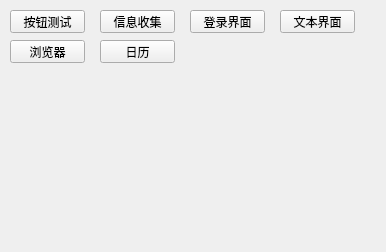
<?xml version="1.0" encoding="UTF-8"?>
<ui version="4.0">
 <class>Widget</class>
 <widget class="QWidget" name="Widget">
  <property name="geometry">
   <rect>
    <x>0</x>
    <y>0</y>
    <width>386</width>
    <height>252</height>
   </rect>
  </property>
  <property name="windowTitle">
   <string>Widget</string>
  </property>
  <widget class="QPushButton" name="monutButton">
   <property name="geometry">
    <rect>
     <x>190</x>
     <y>10</y>
     <width>75</width>
     <height>23</height>
    </rect>
   </property>
   <property name="text">
    <string>登录界面</string>
   </property>
  </widget>
  <widget class="QPushButton" name="textButton">
   <property name="geometry">
    <rect>
     <x>280</x>
     <y>10</y>
     <width>75</width>
     <height>23</height>
    </rect>
   </property>
   <property name="text">
    <string>文本界面</string>
   </property>
  </widget>
  <widget class="QPushButton" name="OpenHtml">
   <property name="geometry">
    <rect>
     <x>10</x>
     <y>40</y>
     <width>75</width>
     <height>23</height>
    </rect>
   </property>
   <property name="text">
    <string>浏览器</string>
   </property>
  </widget>
  <widget class="QPushButton" name="calendar">
   <property name="geometry">
    <rect>
     <x>100</x>
     <y>40</y>
     <width>75</width>
     <height>23</height>
    </rect>
   </property>
   <property name="text">
    <string>日历</string>
   </property>
  </widget>
  <widget class="QPushButton" name="ButtonTest">
   <property name="geometry">
    <rect>
     <x>10</x>
     <y>10</y>
     <width>75</width>
     <height>23</height>
    </rect>
   </property>
   <property name="text">
    <string>按钮测试</string>
   </property>
  </widget>
  <widget class="QPushButton" name="GetInfo">
   <property name="geometry">
    <rect>
     <x>100</x>
     <y>10</y>
     <width>75</width>
     <height>23</height>
    </rect>
   </property>
   <property name="text">
    <string>信息收集</string>
   </property>
  </widget>
 </widget>
 <resources/>
 <connections/>
</ui>
